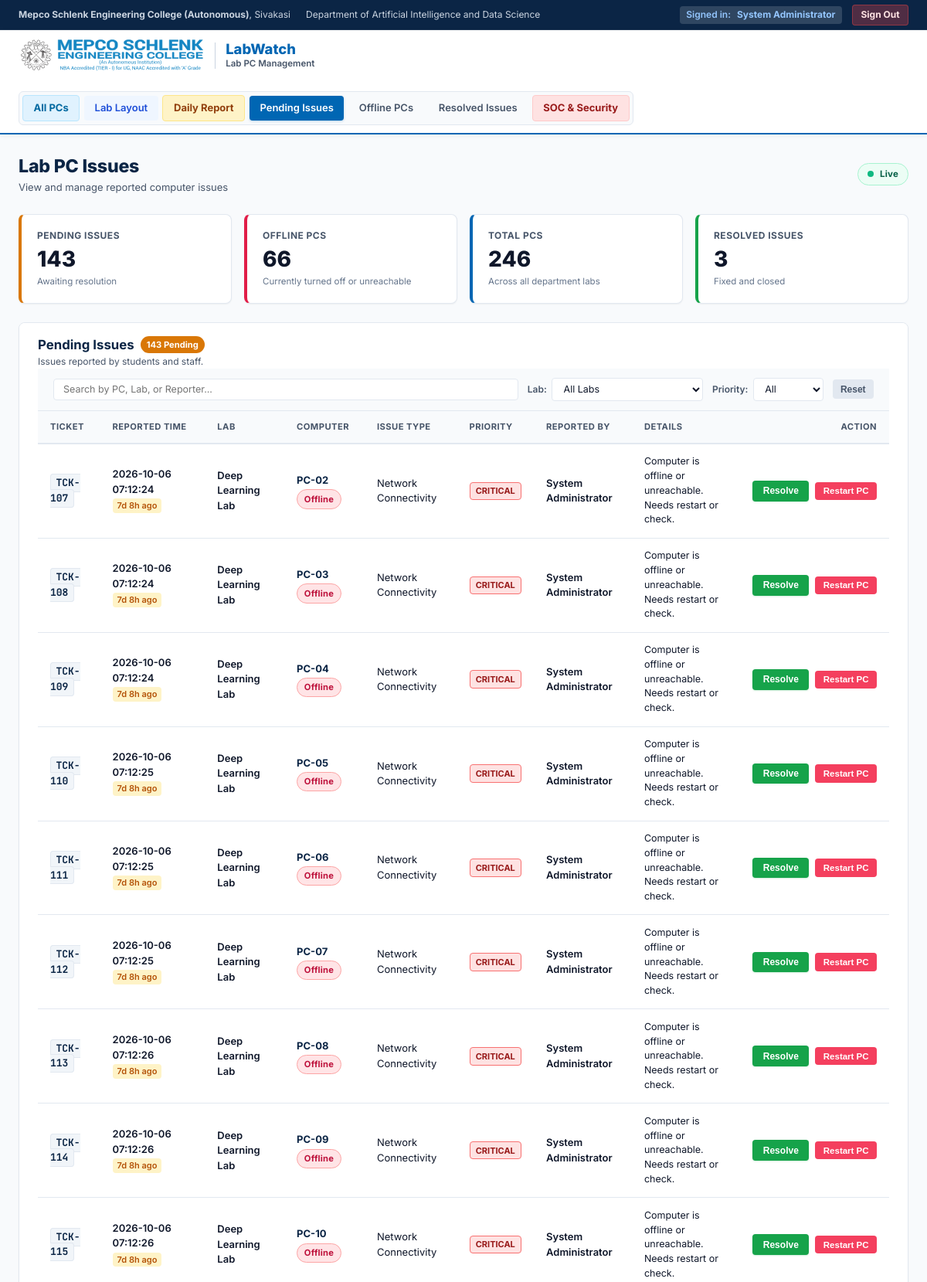
The page /admin (signed in, upper part) on the database its author committed.
### tables this page shows
CREATE TABLE USERS (
    id INTEGER PRIMARY KEY AUTOINCREMENT,
    username TEXT UNIQUE NOT NULL,
    password_hash TEXT NOT NULL,
    full_name TEXT NOT NULL,
    email TEXT UNIQUE NOT NULL,
    role TEXT NOT NULL CHECK(role IN ('student', 'staff', 'technician', 'admin')),
    created_at TIMESTAMP DEFAULT CURRENT_TIMESTAMP
, salt TEXT NOT NULL DEFAULT '');

CREATE TABLE TICKETS (
    id INTEGER PRIMARY KEY AUTOINCREMENT,
    ticket_number TEXT UNIQUE NOT NULL,
    user_id INTEGER NOT NULL,
    lab_id INTEGER NOT NULL,
    computer_id INTEGER NOT NULL,
    issue_category TEXT NOT NULL CHECK(
        issue_category IN (
            'Network Connectivity',
            'Operating System',
            'Hardware Fault',
            'Peripheral / Display',
            'Software Crash',
            'Power Issue',
            'Other'
        )
    ),
    description TEXT NOT NULL,
    status TEXT NOT NULL DEFAULT 'Pending' CHECK(
        status IN ('Pending', 'In Progress', 'Resolved', 'Closed')
    ),
    priority TEXT NOT NULL DEFAULT 'Medium' CHECK(
        priority IN ('Low', 'Medium', 'High', 'Critical')
    ),
    reported_at TIMESTAMP DEFAULT CURRENT_TIMESTAMP,
    resolved_at TIMESTAMP,
    technician_id INTEGER,
    resolution_notes TEXT,
    FOREIGN KEY (user_id) REFERENCES USERS (id) ON DELETE RESTRICT,
    FOREIGN KEY (lab_id) REFERENCES LABS (id) ON DELETE RESTRICT,
    FOREIGN KEY (computer_id) REFERENCES COMPUTERS (id) ON DELETE RESTRICT,
    FOREIGN KEY (technician_id) REFERENCES USERS (id) ON DELETE SET NULL
);

CREATE TABLE LABS (
    id INTEGER PRIMARY KEY AUTOINCREMENT,
    lab_name TEXT UNIQUE NOT NULL,
    department TEXT NOT NULL,
    location TEXT NOT NULL,
    total_pcs INTEGER NOT NULL DEFAULT 0,
    created_at TIMESTAMP DEFAULT CURRENT_TIMESTAMP
);

CREATE TABLE COMPUTERS (
    id INTEGER PRIMARY KEY AUTOINCREMENT,
    lab_id INTEGER NOT NULL,
    pc_number TEXT NOT NULL,
    ip_address TEXT UNIQUE NOT NULL,
    mac_address TEXT UNIQUE NOT NULL,
    status TEXT NOT NULL DEFAULT 'Online',
    specs TEXT,
    last_heartbeat TIMESTAMP,
    created_at TIMESTAMP DEFAULT CURRENT_TIMESTAMP, ping_history TEXT NOT NULL DEFAULT '[1,1,1,1,1,1,1,1,1,1]', is_admin INTEGER NOT NULL DEFAULT 0,
    FOREIGN KEY (lab_id) REFERENCES LABS (id) ON DELETE CASCADE,
    UNIQUE (lab_id, pc_number)
);

### python_server.py (the view)
@app.route("/admin", methods=["GET"])
@login_required(roles=["admin", "technician"])
def admin_dashboard():
    restarted_pc = request.args.get("restarted_pc")
    resolved_id = request.args.get("resolved_id")
    c_output = request.args.get("c_output")
    status_msg = request.args.get("msg")
    conn = get_db_connection()
    try:
        cursor = conn.cursor()
        cursor.execute("""
            SELECT t.id, t.ticket_number, t.user_id, t.lab_id, t.computer_id,
                   t.issue_category, t.description, t.status, t.priority,
                   t.reported_at, t.resolved_at,
                   u.full_name AS reporter_name, u.email AS reporter_email,
                   l.lab_name, l.location AS lab_location,
                   c.pc_number, c.ip_address, c.mac_address, c.status AS pc_status
            FROM TICKETS t
            JOIN USERS u ON t.user_id = u.id
            JOIN LABS l ON t.lab_id = l.id
            JOIN COMPUTERS c ON t.computer_id = c.id
            WHERE t.status = 'Pending'
            ORDER BY t.reported_at ASC
        """)
        pending_tickets = [dict(r) for r in cursor.fetchall()]
        cursor.execute("""
            SELECT c.id, c.lab_id, c.pc_number, c.ip_address, c.mac_address,
                   c.status, c.specs, c.last_heartbeat, l.lab_name, l.location
            FROM COMPUTERS c
            JOIN LABS l ON c.lab_id = l.id
            WHERE c.status IN ('Offline', 'Faulty')
            ORDER BY l.id ASC, c.pc_number ASC
        """)
        offline_pcs = [dict(r) for r in cursor.fetchall()]
        cursor.execute("""
            SELECT t.id, t.ticket_number, t.issue_category, t.description, t.status,
                   t.reported_at, t.resolved_at, t.priority,
                   l.lab_name, c.pc_number, u.full_name AS reporter_name
            FROM TICKETS t
            JOIN USERS u ON t.user_id = u.id
            JOIN LABS l ON t.lab_id = l.id
            JOIN COMPUTERS c ON t.computer_id = c.id
            WHERE t.status IN ('Resolved', 'Closed')
            ORDER BY t.resolved_at DESC, t.id DESC
            LIMIT 10
        """)
        resolved_tickets = [dict(r) for r in cursor.fetchall()]
        cursor.execute("SELECT COUNT(*) FROM COMPUTERS")
        total_computers = cursor.fetchone()[0]
        cursor.execute("SELECT COUNT(*) FROM TICKETS WHERE status = 'Pending'")
        pending_count = cursor.fetchone()[0]
        cursor.execute("SELECT COUNT(*) FROM COMPUTERS WHERE status IN ('Offline', 'Faulty')")
        offline_count = cursor.fetchone()[0]
        cursor.execute("SELECT COUNT(*) FROM TICKETS WHERE status IN ('Resolved', 'Closed')")
        resolved_count = cursor.fetchone()[0]
        stats = {
            "total_computers": total_computers,
            "pending_count": pending_count,
            "offline_count": offline_count,
            "resolved_count": resolved_count
        }
        return render_template(
            "admin.html",
            pending_tickets=pending_tickets,
            offline_pcs=offline_pcs,
            resolved_tickets=resolved_tickets,
            stats=stats,
            restarted_pc=restarted_pc,
            c_output=c_output,
            status_msg=status_msg,
            logged_user=session.get("user")
        )
    finally:
        conn.close()

### python_server.py (called while the page is built, shortened)
@app.after_request
def apply_security_headers(response):
    response.headers["X-Content-Type-Options"] = "nosniff"
    response.headers["X-Frame-Options"] = "SAMEORIGIN"
    response.headers["X-XSS-Protection"] = "1; mode=block"
    response.headers["Referrer-Policy"] = "strict-origin-when-cross-origin"
    response.headers["Permissions-Policy"] = "geolocation=(), microphone=(), camera=()"
    csp_policy = (
        "default-src 'self' https://fonts.googleapis.com https://fonts.gstatic.com https://cdn.jsdelivr.net; "
        "script-src 'self' 'unsafe-inline' https://cdn.jsdelivr.net; "
        "style-src 'self' 'unsafe-inline' https://fonts.googleapis.com; "
        "font-src 'self' https://fonts.gstatic.com data:; "
        "img-src 'self' data:; "
        "connect-src 'self';"
    )
    response.headers["Content-Security-Policy"] = csp_policy
    return response

def get_csrf_token() -> str:
    if "csrf_token" not in session:
        session["csrf_token"] = secrets.token_hex(32)
    return session["csrf_token"]

@app.context_processor
def inject_csrf_token():
    return dict(csrf_token=get_csrf_token)

def login_required(roles=None):
    def decorator(f):
        @wraps(f)
        def decorated_function(*args, **kwargs):
            user = session.get("user")
            client_ip = request.headers.get("X-Forwarded-For", request.remote_addr or "127.0.0.1").split(",")[0].strip()
            return f(*args, **kwargs)
        return decorated_function
    return decorator

def get_db_connection():
    conn = sqlite3.connect(DB_PATH, timeout=30.0)
    conn.row_factory = sqlite3.Row
    conn.execute("PRAGMA journal_mode = WAL;")
    conn.execute("PRAGMA synchronous = NORMAL;")
    conn.execute("PRAGMA busy_timeout = 30000;")
    conn.execute("PRAGMA foreign_keys = ON;")
    return conn

### templates/admin.html (shortened to what this page needs)
<!DOCTYPE html>
<html lang="en">
<head>
</head>
<body>
  <div class="mepco-top-bar">
    <div class="top-bar-inner">
      <div class="top-bar-contact">
        <span><strong>Mepco Schlenk Engineering College (Autonomous)</strong>, Sivakasi</span>
        <span>Department of Artificial Intelligence and Data Science</span>
      </div>
      <div class="top-bar-accreditation" style="display:flex; align-items:center; gap:0.85rem;">
        <span class="admin-badge-strip">
          Signed in: <strong>{{ logged_user['full_name'] if logged_user else 'Administrator' }}</strong>
        </span>
        <a href="/logout" style="color:#fee2e2; text-decoration:none; font-weight:700; font-size:0.75rem; background:rgba(239,68,68,.3); padding:0.22rem 0.65rem; border-radius:4px; border:1px solid rgba(239,68,68,.4); display:inline-flex; align-items:center; gap:0.3rem;">
          Sign Out
        </a>
      </div>
    </div>
  </div>
  <header class="mepco-main-header">
    <div class="main-header-inner">
      <div class="header-left-group">
        <a href="/admin" class="mepco-brand-lockup">
          <img src="/static/mepco_logo.svg" alt="Mepco Schlenk Engineering College" class="mepco-logo-img">
          <div class="labwatch-titles">
            <span class="labwatch-title">LabWatch</span>
            <span class="labwatch-dept">Lab PC Management</span>
          </div>
        </a>
      </div>
      <nav class="campus-nav-tabs">
        <a href="/monitor?tab=monitor" class="nav-tab-link" style="background:#e0f2fe; color:#0369a1; font-weight:700; border:1px solid #bae6fd;">
          <span>All PCs</span>
        </a>
        <a href="/monitor?tab=digital-twin" class="nav-tab-link" style="background:#eff6ff; color:#1d4ed8; font-weight:600;">
          <span>Lab Layout</span>
        </a>
        <a href="/monitor?tab=hod-report" class="nav-tab-link" style="background:#fef3c7; color:#92400e; font-weight:700; border:1px solid #fde68a;">
          <span>Daily Report</span>
        </a>
        <a href="#triage-section" class="nav-tab-link active">
          <span>Pending Issues</span>
        </a>
        <a href="#wol-section" class="nav-tab-link">
          <span>Offline PCs</span>
        </a>
        <a href="#resolved-section" class="nav-tab-link">
          <span>Resolved Issues</span>
        </a>
        <a href="#security-section" class="nav-tab-link" style="background:#fee2e2; color:#991b1b; font-weight:700; border:1px solid #fecaca;">
          <span>SOC & Security</span>
        </a>
      </nav>
    </div>
  </header>
  <main class="page-container">
    <div class="dashboard-top-heading">
      <div class="heading-title-group">
        <h1>Lab PC Issues</h1>
        <p>View and manage reported computer issues</p>
      </div>
      <div style="display: flex; align-items: center; gap: 0.75rem; flex-wrap: wrap;">
        <div class="live-status-pill">
          <span class="pulsing-green-dot"></span>
          <span class="live-status-text">Live</span>
        </div>
      </div>
    </div>
    <div class="kpi-cards-grid">
      <div class="kpi-card highlight-warning">
        <div class="kpi-label">
          <span>Pending Issues</span>
        </div>
        <div class="kpi-value" id="kpi-pending-val">{{ stats.pending_count }}</div>
        <div class="kpi-desc">Awaiting resolution</div>
      </div>
      <div class="kpi-card highlight-danger">
        <div class="kpi-label">
          <span>Offline PCs</span>
        </div>
        <div class="kpi-value" id="kpi-offline-val">{{ stats.offline_count }}</div>
        <div class="kpi-desc">Currently turned off or unreachable</div>
      </div>
      <div class="kpi-card highlight-info">
        <div class="kpi-label">
          <span>Total PCs</span>
        </div>
        <div class="kpi-value" id="kpi-total-val">{{ stats.total_computers }}</div>
        <div class="kpi-desc">Across all department labs</div>
      </div>
      <div class="kpi-card highlight-success">
        <div class="kpi-label">
          <span>Resolved Issues</span>
        </div>
        <div class="kpi-value" id="kpi-resolved-val">{{ stats.resolved_count }}</div>
        <div class="kpi-desc">Fixed and closed</div>
      </div>
    </div>
    <section class="dashboard-section" id="triage-section">
      <div class="section-header">
        <div>
          <h2 class="section-title">
            <span>Pending Issues</span>
            <span class="badge-counter-warning" id="pending-counter-badge">{{ pending_tickets|length }} Pending</span>
          </h2>
          <p class="section-subtitle">
            Issues reported by students and staff.
      <div class="filter-bar">
        <div class="filter-group" style="flex: 1; min-width: 240px;">
          <input type="search" id="ticket-search-input" class="filter-search-input"
                 placeholder="Search by PC, Lab, or Reporter..."
                 oninput="applyTicketFilters()">
        </div>
        <div class="filter-group">
          <label for="filter-lab" class="filter-label">Lab:</label>
          <select id="filter-lab" class="filter-select" onchange="applyTicketFilters()">
            <option value="all">All Labs</option>
          </select>
        </div>
        <div class="filter-group">
          <label for="filter-priority" class="filter-label">Priority:</label>
          <select id="filter-priority" class="filter-select" onchange="applyTicketFilters()">
            <option value="all">All</option>
          </select>
        </div>
        <button type="button" class="btn-filter-reset" onclick="resetTicketFilters()">Reset</button>
      </div>
      <div class="table-responsive">
        <table class="admin-table" id="pending-tickets-table" {% if not pending_tickets %}style="display:none;"{% endif %}>
          <thead>
            <tr>
              <th>Ticket</th>
              <th>Reported Time</th>
              <th>Lab</th>
              <th>Computer</th>
              <th>Issue Type</th>
              <th>Priority</th>
              <th>Reported By</th>
              <th>Details</th>
              <th style="text-align: right;">Action</th>
            </tr>
          </thead>
          <tbody id="pending-tickets-tbody">
            {% for ticket in pending_tickets %}
            <tr>
              <td>
                <span class="ticket-code">{{ ticket.ticket_number }}</span>
              </td>
              <td>
                <div style="font-weight: 600;">{{ ticket.reported_at }}</div>
                <div class="ticket-age-pill" data-reported-at="{{ ticket.reported_at }}">calculating...</div>
              </td>
              <td>
                <div style="font-weight: 600;">{{ ticket.lab_name }}</div>
              </td>
              <td>
                <div style="font-weight: 700; color: var(--mepco-navy);">{{ ticket.pc_number }}</div>
                {% if ticket.pc_status == 'Offline' or ticket.pc_status == 'Faulty' %}
                <span class="status-badge status-offline" style="margin-top: 2px;">Offline</span>
                {% else %}
                <span class="status-badge status-online" style="margin-top: 2px;">Online</span>
                {% endif %}
              </td>
              <td>{{ ticket.issue_category }}</td>
              <td>
                {% if ticket.priority == 'Critical' %}
                <span class="priority-badge priority-critical">Critical</span>
                {% elif ticket.priority == 'High' %}
                <span class="priority-badge priority-high">High</span>
                {% else %}
                <span class="priority-badge priority-medium">{{ ticket.priority }}</span>
                {% endif %}
              </td>
              <td>
                <div style="font-weight: 600;">{{ ticket.reporter_name }}</div>
              </td>
              <td style="max-width: 260px; font-size: 0.78125rem;">
                {{ ticket.description }}
              </td>
              <td style="text-align: right;">
                <div class="actions-cell" style="justify-content: flex-end;">
                  <form method="POST" action="/admin/resolve/{{ ticket.id }}" style="display: inline;">
                    <button type="submit" class="btn-resolve" title="Mark this issue as fixed">
                      <span>Resolve</span>
                    </button>
                  </form>
                  {% if ticket.pc_status == 'Offline' or ticket.pc_status == 'Faulty' %}
                  <form method="POST" action="/admin/restart/{{ ticket.pc_number }}" style="display: inline;">
                    <button type="submit" class="btn-restart-sm" title="Remotely turn on or reboot PC">
                      <span>Restart PC</span>
                    </button>
                  </form>
                  {% endif %}
                </div>
              </td>
            </tr>
            {% endfor %}
          </tbody>
        </table>
      </div>
    </section>
  </main>
</body>
</html>

### rows shown on the page
USERS: full_name "System Administrator"
TICKETS: ticket_number "TCK-107", reported_at "2026-10-06 07:12:24", lab_name "Deep Learning Lab", pc_number "PC-02", issue_category "Network Connectivity", priority "CRITICAL", reporter_name "System Administrator", description "Computer is offline or unreachable. Needs restart or check."
TICKETS: ticket_number "TCK-108", reported_at "2026-10-06 07:12:24", lab_name "Deep Learning Lab", pc_number "PC-03", issue_category "Network Connectivity", priority "CRITICAL", reporter_name "System Administrator", description "Computer is offline or unreachable. Needs restart or check."
TICKETS: ticket_number "TCK-109", reported_at "2026-10-06 07:12:24", lab_name "Deep Learning Lab", pc_number "PC-04", issue_category "Network Connectivity", priority "CRITICAL", reporter_name "System Administrator", description "Computer is offline or unreachable. Needs restart or check."
TICKETS: ticket_number "TCK-110", reported_at "2026-10-06 07:12:25", lab_name "Deep Learning Lab", pc_number "PC-05", issue_category "Network Connectivity", priority "CRITICAL", reporter_name "System Administrator", description "Computer is offline or unreachable. Needs restart or check."
TICKETS: ticket_number "TCK-111", reported_at "2026-10-06 07:12:25", lab_name "Deep Learning Lab", pc_number "PC-06", issue_category "Network Connectivity", priority "CRITICAL", reporter_name "System Administrator", description "Computer is offline or unreachable. Needs restart or check."
TICKETS: ticket_number "TCK-112", reported_at "2026-10-06 07:12:25", lab_name "Deep Learning Lab", pc_number "PC-07", issue_category "Network Connectivity", priority "CRITICAL", reporter_name "System Administrator", description "Computer is offline or unreachable. Needs restart or check."
TICKETS: ticket_number "TCK-113", reported_at "2026-10-06 07:12:26", lab_name "Deep Learning Lab", pc_number "PC-08", issue_category "Network Connectivity", priority "CRITICAL", reporter_name "System Administrator", description "Computer is offline or unreachable. Needs restart or check."
TICKETS: ticket_number "TCK-114", reported_at "2026-10-06 07:12:26", lab_name "Deep Learning Lab", pc_number "PC-09", issue_category "Network Connectivity", priority "CRITICAL", reporter_name "System Administrator", description "Computer is offline or unreachable. Needs restart or check."
TICKETS: ticket_number "TCK-115", reported_at "2026-10-06 07:12:26", lab_name "Deep Learning Lab", pc_number "PC-10", issue_category "Network Connectivity", priority "CRITICAL", reporter_name "System Administrator", description "Computer is offline or unreachable. Needs restart or check."

### other values the page prints
{{ stats.pending_count }} "143"
{{ stats.offline_count }} "66"
{{ stats.total_computers }} "246"
{{ stats.resolved_count }} "3"
